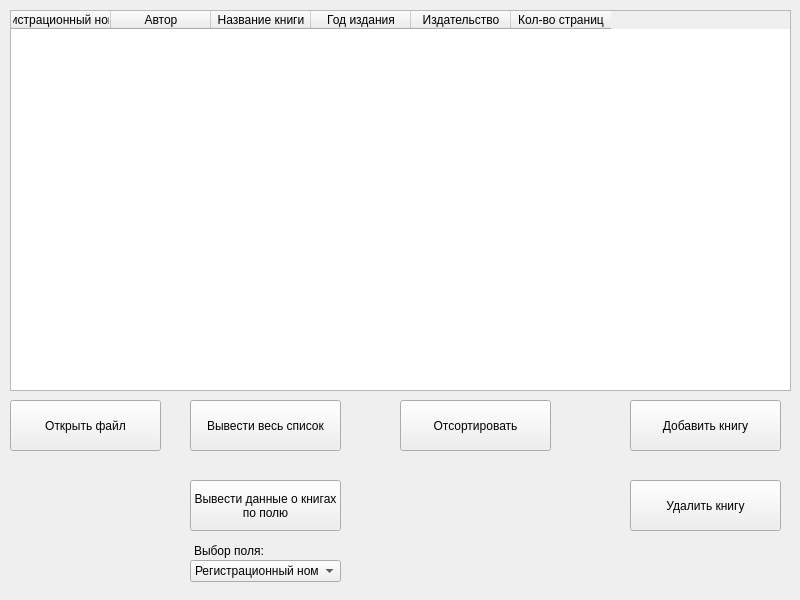
<?xml version="1.0" encoding="UTF-8"?>
<ui version="4.0">
 <class>MainWindow</class>
 <widget class="QMainWindow" name="MainWindow">
  <property name="geometry">
   <rect>
    <x>0</x>
    <y>0</y>
    <width>800</width>
    <height>600</height>
   </rect>
  </property>
  <property name="windowTitle">
   <string>MainWindow</string>
  </property>
  <widget class="QWidget" name="centralwidget">
   <widget class="QTableWidget" name="tableWidget">
    <property name="geometry">
     <rect>
      <x>10</x>
      <y>10</y>
      <width>781</width>
      <height>381</height>
     </rect>
    </property>
    <column>
     <property name="text">
      <string>Регистрационный номер</string>
     </property>
    </column>
    <column>
     <property name="text">
      <string>Автор</string>
     </property>
    </column>
    <column>
     <property name="text">
      <string>Название книги</string>
     </property>
    </column>
    <column>
     <property name="text">
      <string>Год издания</string>
     </property>
    </column>
    <column>
     <property name="text">
      <string>Издательство</string>
     </property>
    </column>
    <column>
     <property name="text">
      <string>Кол-во страниц</string>
     </property>
    </column>
   </widget>
   <widget class="QPushButton" name="openFileButton">
    <property name="geometry">
     <rect>
      <x>10</x>
      <y>400</y>
      <width>151</width>
      <height>51</height>
     </rect>
    </property>
    <property name="text">
     <string>Открыть файл</string>
    </property>
   </widget>
   <widget class="QPushButton" name="dataByFieldButton">
    <property name="geometry">
     <rect>
      <x>190</x>
      <y>480</y>
      <width>151</width>
      <height>51</height>
     </rect>
    </property>
    <property name="text">
     <string>Вывести данные о книгах
по полю</string>
    </property>
   </widget>
   <widget class="QComboBox" name="comboBox">
    <property name="geometry">
     <rect>
      <x>190</x>
      <y>560</y>
      <width>151</width>
      <height>22</height>
     </rect>
    </property>
    <item>
     <property name="text">
      <string>Регистрационный номер</string>
     </property>
    </item>
    <item>
     <property name="text">
      <string>Автор</string>
     </property>
    </item>
    <item>
     <property name="text">
      <string>Название</string>
     </property>
    </item>
    <item>
     <property name="text">
      <string>Дата</string>
     </property>
    </item>
    <item>
     <property name="text">
      <string>Издатель</string>
     </property>
    </item>
    <item>
     <property name="text">
      <string>Кол-во страниц</string>
     </property>
    </item>
   </widget>
   <widget class="QLabel" name="label">
    <property name="geometry">
     <rect>
      <x>194</x>
      <y>540</y>
      <width>71</width>
      <height>21</height>
     </rect>
    </property>
    <property name="text">
     <string>Выбор поля:</string>
    </property>
   </widget>
   <widget class="QPushButton" name="fullListButton">
    <property name="geometry">
     <rect>
      <x>190</x>
      <y>400</y>
      <width>151</width>
      <height>51</height>
     </rect>
    </property>
    <property name="text">
     <string>Вывести весь список</string>
    </property>
   </widget>
   <widget class="QPushButton" name="addBookButton">
    <property name="geometry">
     <rect>
      <x>630</x>
      <y>400</y>
      <width>151</width>
      <height>51</height>
     </rect>
    </property>
    <property name="text">
     <string>Добавить книгу</string>
    </property>
   </widget>
   <widget class="QPushButton" name="deleteBookButton">
    <property name="geometry">
     <rect>
      <x>630</x>
      <y>480</y>
      <width>151</width>
      <height>51</height>
     </rect>
    </property>
    <property name="text">
     <string>Удалить книгу</string>
    </property>
   </widget>
   <widget class="QPushButton" name="sortButton">
    <property name="geometry">
     <rect>
      <x>400</x>
      <y>400</y>
      <width>151</width>
      <height>51</height>
     </rect>
    </property>
    <property name="text">
     <string>Отсортировать</string>
    </property>
   </widget>
  </widget>
 </widget>
 <resources/>
 <connections/>
</ui>
